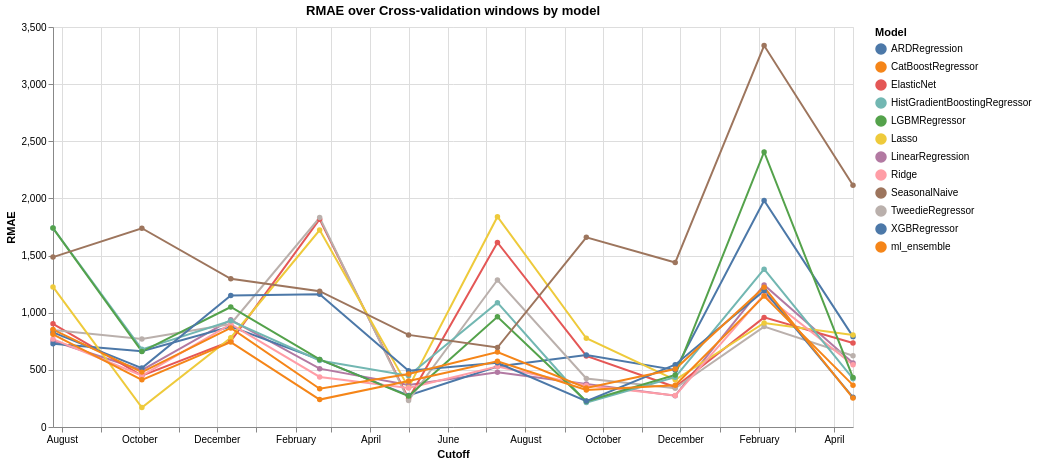

The cell this chart's notebook holds for it:
### Code cell
long_df = pl.DataFrame(cv_evaluation).unpivot(
    index=["unique_id", "cutoff", "metric"],
    on=pl.selectors.exclude(["unique_id", "cutoff", "metric"]),
    variable_name="model",
    value_name="value",
)
# .filter(model)

chart = (
    alt.Chart(long_df.to_pandas())
    .mark_line(point=True)
    .encode(
        x=alt.X("cutoff:T", title="Cutoff"),
        y=alt.Y("value:Q", title="RMAE"),
        color=alt.Color("model:N", title="Model"),
        tooltip=["cutoff:T", "model:N", "value:Q"],
    )
    .properties(
        width=800, height=400, title="RMAE over Cross-validation windows by model"
    )
)

chart = lib.add_dropdown_filter(chart, long_df, "metric")

chart

### Figure 1 — Vega specification as saved in the notebook (floating-point values rounded to 4 significant figures; data arrays with more than 128 entries replaced by an {"elided": "..."} marker saying what was removed)
{"$schema": "https://vega.github.io/schema/vega/v6.json", "data": [{"name": "_server_source_0", "values": {"elided": "480 records"}, "transform": [{"type": "formula", "expr": "toDate(datum['cutoff'])", "as": "cutoff"}]}, {"name": "source_0", "source": "_server_source_0", "transform": [{"type": "filter", "expr": "(metric === datum['metric'])"}]}, {"name": "data_0", "source": "source_0", "transform": [{"type": "filter", "expr": "(isDate(datum[\"cutoff\"]) || (isValid(datum[\"cutoff\"]) && isFinite(+datum[\"cutoff\"]))) && isValid(datum[\"value\"]) && isFinite(+datum[\"value\"])"}, {"type": "project", "fields": ["cutoff", "model", "value"]}]}, {"name": "source_0_color_domain_model_0", "source": "source_0", "transform": [{"type": "aggregate", "groupby": ["model"], "fields": [], "ops": [], "as": []}, {"type": "formula", "expr": "datum['model']", "as": "sort_field"}, {"type": "project", "fields": ["model"]}]}, {"name": "data_0_color_domain_model_1", "source": "data_0", "transform": [{"type": "aggregate", "groupby": ["model"], "fields": [], "ops": [], "as": []}, {"type": "formula", "expr": "datum['model']", "as": "sort_field"}, {"type": "project", "fields": ["model"]}]}], "signals": [{"name": "metric", "value": "mase", "bind": {"input": "select", "options": ["mase", "rmae_SeasonalNaive", "spis", "nd"], "name": "metric: "}}], "marks": [{"type": "group", "name": "layer_0_pathgroup", "from": {"facet": {"data": "source_0", "name": "faceted_path_layer_0_main", "groupby": ["model"]}}, "encode": {"update": {"width": {"field": {"signal": null, "datum": null, "group": "width", "parent": null}}, "height": {"field": {"signal": null, "datum": null, "group": "height", "parent": null}}}}, "marks": [{"type": "line", "name": "layer_0_marks", "from": {"data": "faceted_path_layer_0_main"}, "sort": {"field": "x"}, "encode": {"update": {"tooltip": {"signal": "{\"cutoff\": timeFormat(datum[\"cutoff\"], \"%b %d, %Y\"), \"model\": isValid(datum[\"model\"]) ? isArray(datum[\"model\"]) ? join(datum[\"model\"], '\\n') : datum[\"model\"] : \"\"+datum[\"model\"], \"value\": format(datum[\"value\"], \"\")}"}, "defined": {"signal": "isValid(datum[\"cutoff\"]) && isFinite(+datum[\"cutoff\"]) && isValid(datum[\"value\"]) && isFinite(+datum[\"value\"])"}, "y": {"field": "value", "scale": "y"}, "stroke": {"field": "model", "scale": "color"}, "x": {"field": "cutoff", "scale": "x"}}}, "style": ["line"]}]}, {"type": "symbol", "name": "layer_1_marks", "from": {"data": "data_0"}, "encode": {"update": {"fill": {"field": "model", "scale": "color"}, "x": {"field": "cutoff", "scale": "x"}, "y": {"field": "value", "scale": "y"}, "tooltip": {"signal": "{\"cutoff\": timeFormat(datum[\"cutoff\"], \"%b %d, %Y\"), \"model\": isValid(datum[\"model\"]) ? isArray(datum[\"model\"]) ? join(datum[\"model\"], '\\n') : datum[\"model\"] : \"\"+datum[\"model\"], \"value\": format(datum[\"value\"], \"\")}"}, "opacity": {"value": 1}}}, "style": ["point"]}], "scales": [{"name": "x", "type": "time", "domain": {"fields": [{"data": "source_0", "field": "cutoff"}, {"data": "data_0", "field": "cutoff"}]}, "range": [0, {"signal": "width"}]}, {"name": "y", "type": "linear", "domain": {"fields": [{"data": "source_0", "field": "value"}, {"data": "data_0", "field": "value"}]}, "range": [{"signal": "height"}, 0], "nice": true, "zero": true}, {"name": "color", "type": "ordinal", "domain": {"fields": [{"data": "source_0_color_domain_model_0", "field": "model"}, {"data": "data_0_color_domain_model_1", "field": "model"}], "sort": true}, "range": "category"}], "axes": [{"scale": "x", "aria": false, "orient": "bottom", "minExtent": 0, "labels": false, "ticks": false, "gridScale": "y", "maxExtent": 0, "zindex": 0, "grid": true, "domain": false, "tickCount": {"signal": "ceil(width/40)"}}, {"scale": "y", "labels": false, "aria": false, "orient": "left", "domain": false, "grid": true, "minExtent": 0, "zindex": 0, "tickCount": {"signal": "ceil(height/40)"}, "ticks": false, "maxExtent": 0, "gridScale": "x"}, {"scale": "x", "grid": false, "orient": "bottom", "labelFlush": true, "tickCount": {"signal": "ceil(width/40)"}, "zindex": 0, "labelOverlap": true, "title": "Cutoff"}, {"scale": "y", "title": "RMAE", "grid": false, "tickCount": {"signal": "ceil(height/40)"}, "zindex": 0, "orient": "left", "labelOverlap": true}], "title": {"text": "RMAE over Cross-validation windows by model", "frame": "group"}, "legends": [{"title": "Model", "stroke": "color", "symbolType": "circle", "fill": "color", "encode": {"symbols": {"update": {"opacity": {"value": 1}}}}}], "background": "white", "height": 400, "padding": 5, "width": 800, "style": "cell"}
